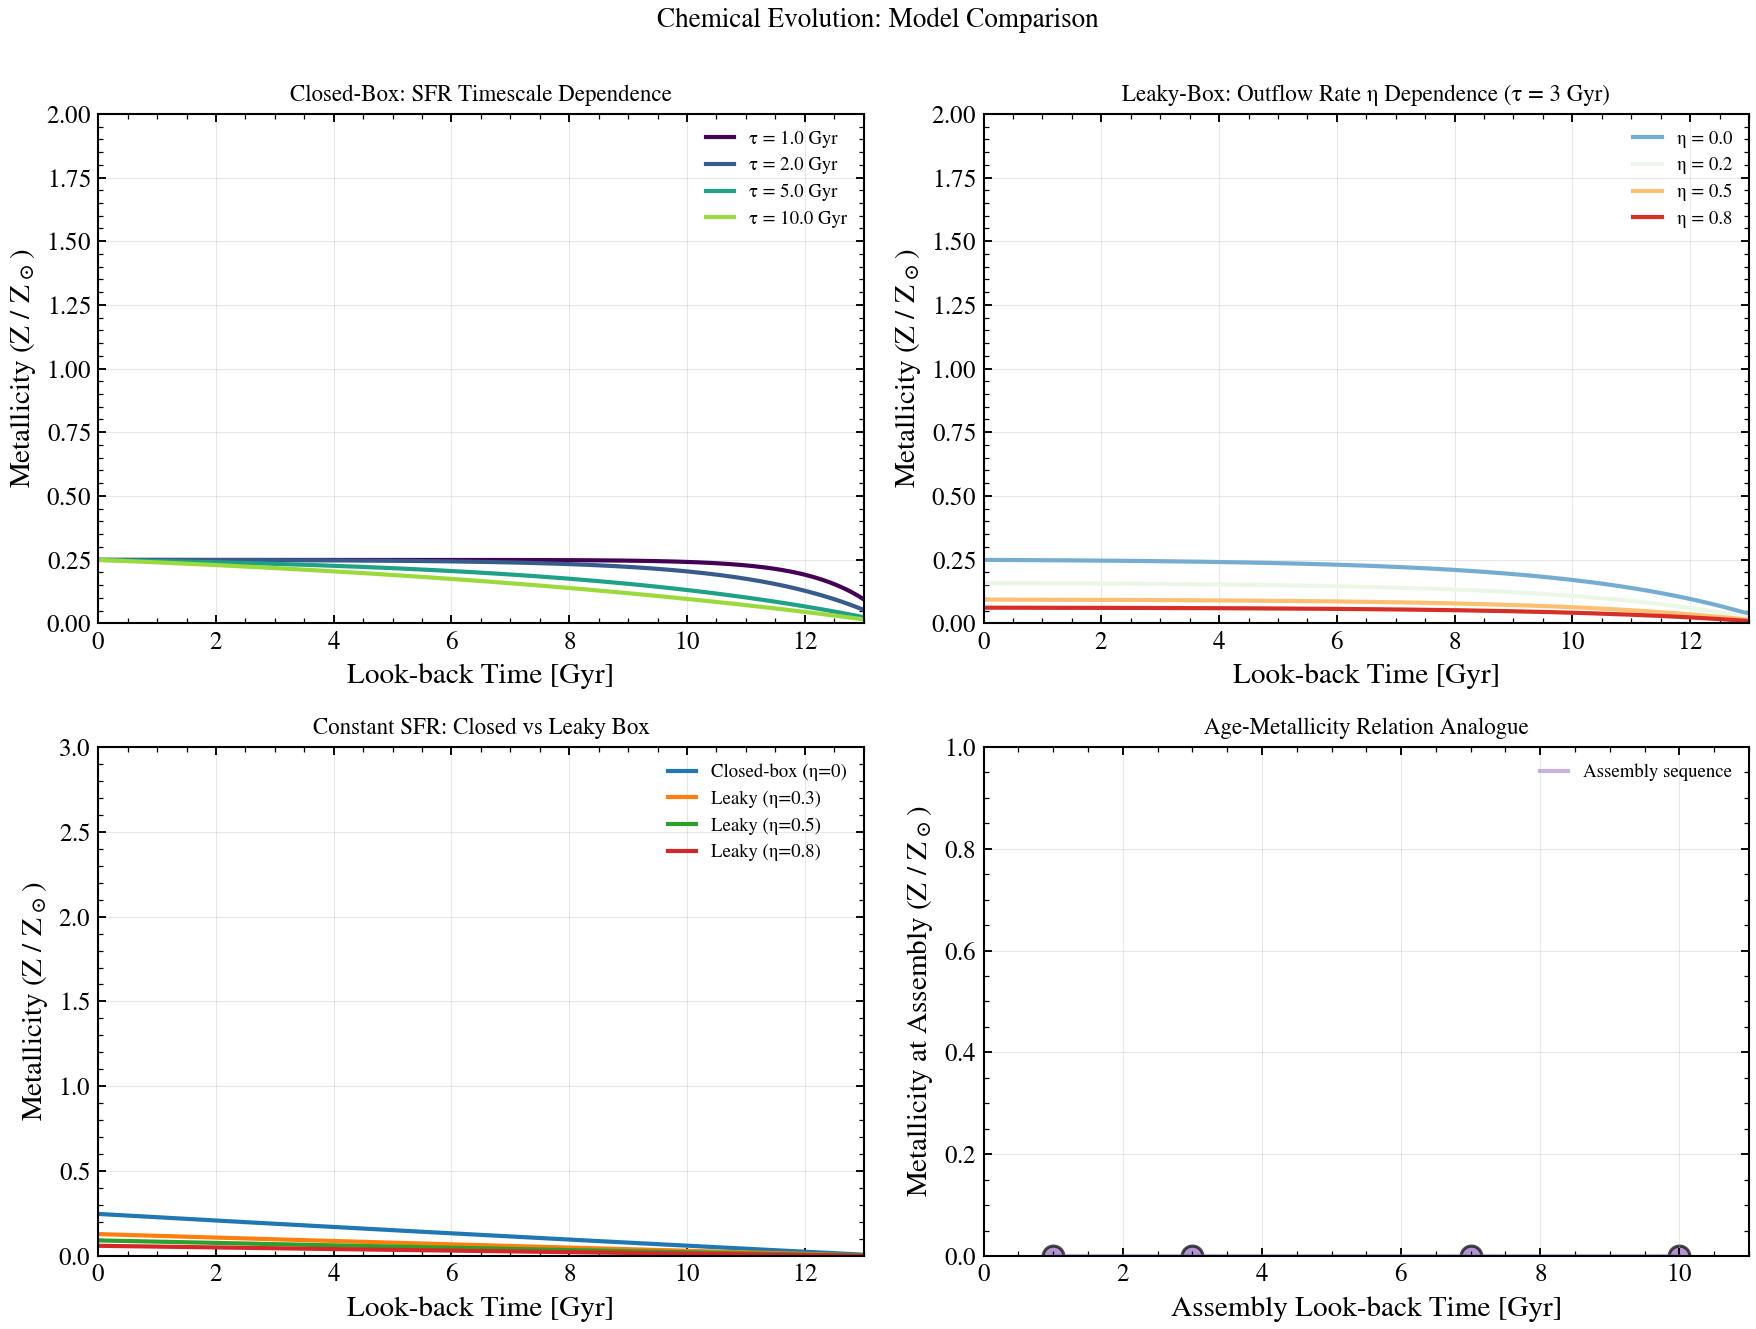

Generate this figure with Python:
"""
Chemical Evolution: Model Comparison
=====================================

Compare metallicity evolution Z(t) from closed-box and leaky-box chemical
evolution models. Shows how star formation history and gas outflows shape
the enrichment history. Demonstrates how different feedback mechanisms
alter metal abundance relative to a closed box (maximum enrichment).
"""

import matplotlib.pyplot as plt
import numpy as np

from tengri.analysis.plotting import setup_style
from tengri.components.sfh import closed_box_metallicity
from tengri.utils.cosmology import age_at_z0

setup_style()

# --- Time axis: cosmological age (look-back time in Gyr) ---
age_uni_gyr = float(age_at_z0())
t_gyr = np.linspace(0, min(13.5, age_uni_gyr), 200)
t_yr = t_gyr * 1e9

Z_sun = 10.0 ** (-1.848)

fig, axes = plt.subplots(2, 2, figsize=(12, 9))
fig.suptitle("Chemical Evolution: Model Comparison", fontsize=13, y=0.995)

# --- Panel 1: Closed-box with varying timescales ---
ax = axes[0, 0]
colors = plt.cm.viridis(np.linspace(0.0, 0.85, 4))
age_from_start = age_uni_gyr - t_gyr
for tau_gyr, color in zip([1.0, 2.0, 5.0, 10.0], colors):
    sfr = np.exp(-age_from_start / tau_gyr)
    log_z = closed_box_metallicity(t_yr, sfr, yield_y=0.03, eta_outflow=0.0, f_gas_init=0.9)
    z_ratio = 10.0 ** np.array(log_z)
    ax.plot(t_gyr, z_ratio, lw=2.0, color=color, label=f"τ = {tau_gyr:.1f} Gyr")

ax.set_xlabel("Look-back Time [Gyr]")
ax.set_ylabel(r"Metallicity (Z / Z$_\odot$)")
ax.set_title("Closed-Box: SFR Timescale Dependence", fontsize=11)
ax.legend(fontsize=9, frameon=False)
ax.grid(True, alpha=0.3)
ax.set_xlim(0, 13)
ax.set_ylim(0, 2.0)

# --- Panel 2: Closed-box vs leaky-box at τ = 3 Gyr ---
ax = axes[0, 1]
sfr_ref = np.exp(-age_from_start / 3.0)
eta_values = [0.0, 0.2, 0.5, 0.8]
colors = plt.cm.RdYlBu_r(np.linspace(0.2, 0.9, len(eta_values)))

for eta, color in zip(eta_values, colors):
    log_z = closed_box_metallicity(t_yr, sfr_ref, yield_y=0.03, eta_outflow=eta, f_gas_init=0.9)
    z_ratio = 10.0 ** np.array(log_z)
    ax.plot(t_gyr, z_ratio, lw=2.0, color=color, label=f"η = {eta:.1f}")

ax.set_xlabel("Look-back Time [Gyr]")
ax.set_ylabel(r"Metallicity (Z / Z$_\odot$)")
ax.set_title(r"Leaky-Box: Outflow Rate η Dependence (τ = 3 Gyr)", fontsize=11)
ax.legend(fontsize=9, frameon=False)
ax.grid(True, alpha=0.3)
ax.set_xlim(0, 13)
ax.set_ylim(0, 2.0)

# --- Panel 3: Constant SFR comparison ---
ax = axes[1, 0]
sfr_const = np.ones_like(t_yr)
models = [
    (0.0, "Closed-box (η=0)", "#1f77b4"),
    (0.3, "Leaky (η=0.3)", "#ff7f0e"),
    (0.5, "Leaky (η=0.5)", "#2ca02c"),
    (0.8, "Leaky (η=0.8)", "#d62728"),
]

for eta, label, color in models:
    log_z = closed_box_metallicity(t_yr, sfr_const, yield_y=0.03, eta_outflow=eta, f_gas_init=0.9)
    z_ratio = 10.0 ** np.array(log_z)
    ax.plot(t_gyr, z_ratio, lw=2.0, color=color, label=label)

ax.set_xlabel("Look-back Time [Gyr]")
ax.set_ylabel(r"Metallicity (Z / Z$_\odot$)")
ax.set_title("Constant SFR: Closed vs Leaky Box", fontsize=11)
ax.legend(fontsize=9, frameon=False)
ax.grid(True, alpha=0.3)
ax.set_xlim(0, 13)
ax.set_ylim(0, 3.0)

# --- Panel 4: Age-metallicity relation analogue ---
ax = axes[1, 1]
# Analogy: different lookback times ↔ different metallicities within a single galaxy
# Early-assembled regions have lower [Z/Z_sun] (less enrichment time)
# Recently assembled regions have higher [Z/Z_sun] (continuous enrichment)

t_assembly = np.array([1.0, 3.0, 7.0, 10.0])  # Lookback time of assembly (Gyr)
z_assembly = []

for t_lbt in t_assembly:
    idx = int(np.argmin(np.abs(t_gyr - t_lbt)))
    if 0 <= idx < len(t_gyr):
        sfr_tau3 = np.exp(-age_from_start / 3.0)
        log_z = closed_box_metallicity(
            t_yr[:idx], sfr_tau3[:idx], yield_y=0.03, eta_outflow=0.2, f_gas_init=0.9
        )
        if len(log_z) > 0:
            z_assembly.append(10.0 ** log_z[-1])
        else:
            z_assembly.append(0.0)

ax.scatter(t_assembly, z_assembly, s=100, color="#9467bd", alpha=0.7, edgecolors="black", lw=1.5)
ax.plot(t_assembly, z_assembly, lw=2.0, color="#9467bd", alpha=0.5, label="Assembly sequence")

ax.set_xlabel("Assembly Look-back Time [Gyr]")
ax.set_ylabel(r"Metallicity at Assembly (Z / Z$_\odot$)")
ax.set_title("Age-Metallicity Relation Analogue", fontsize=11)
ax.legend(fontsize=9, frameon=False)
ax.grid(True, alpha=0.3)
ax.set_xlim(0, 11)
ax.set_ylim(0, 1.0)

fig.tight_layout()
plt.savefig("plot_zh_evolution_compare.png", dpi=150, bbox_inches="tight")
plt.show()
